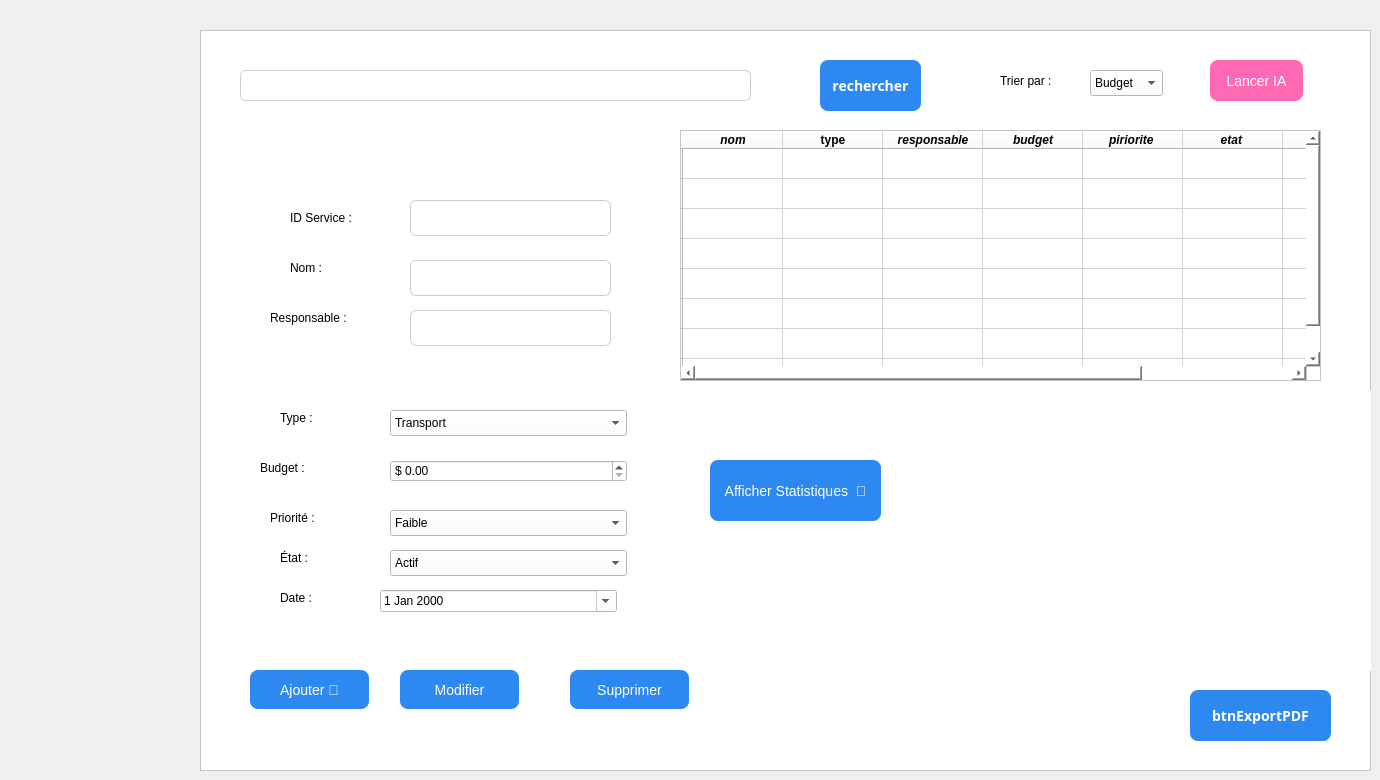
    <widget class="QWidget" name="page_6">
     <widget class="QFrame" name="frame_10">
      <property name="geometry">
       <rect>
        <x>200</x>
        <y>30</y>
        <width>1171</width>
        <height>741</height>
       </rect>
      </property>
      <property name="styleSheet">
       <string notr="true">background-color: rgb(255, 255, 255);</string>
      </property>
      <property name="frameShape">
       <enum>QFrame::Shape::StyledPanel</enum>
      </property>
      <property name="frameShadow">
       <enum>QFrame::Shadow::Raised</enum>
      </property>
      <widget class="QLabel" name="label_priority">
       <property name="geometry">
        <rect>
         <x>70</x>
         <y>470</y>
         <width>55</width>
         <height>35</height>
        </rect>
       </property>
       <property name="text">
        <string>Priorité :</string>
       </property>
      </widget>
      <widget class="QLabel" name="label_date">
       <property name="geometry">
        <rect>
         <x>80</x>
         <y>550</y>
         <width>39</width>
         <height>35</height>
        </rect>
       </property>
       <property name="text">
        <string>Date :</string>
       </property>
      </widget>
      <widget class="QPushButton" name="ajouterButton">
       <property name="geometry">
        <rect>
         <x>50</x>
         <y>640</y>
         <width>119</width>
         <height>39</height>
        </rect>
       </property>
       <property name="styleSheet">
        <string notr="true">QPushButton {
    background-color: #2D89EF;
    color: white;
    border-radius: 8px;
    padding: 10px;
    font-size: 14px;
}
QPushButton:hover {
    background-color: #1E5BB8;
}
QPushButton:pressed {
    background-color: #FFFFFF;
}</string>
       </property>
       <property name="text">
        <string>Ajouter 🥰</string>
       </property>
      </widget>
      <widget class="QLabel" name="label_resp">
       <property name="geometry">
        <rect>
         <x>70</x>
         <y>270</y>
         <width>91</width>
         <height>35</height>
        </rect>
       </property>
       <property name="text">
        <string>Responsable :</string>
       </property>
      </widget>
      <widget class="QLineEdit" name="lineEdit_responsable">
       <property name="geometry">
        <rect>
         <x>210</x>
         <y>280</y>
         <width>201</width>
         <height>36</height>
        </rect>
       </property>
       <property name="styleSheet">
        <string notr="true">
QLineEdit {
	
    border: 1px solid #ccc;
    border-radius: 6px;
    padding: 8px;
    font-size: 12px;
}
</string>
       </property>
      </widget>
      <widget class="QDateEdit" name="dateEdit_date">
       <property name="geometry">
        <rect>
         <x>180</x>
         <y>560</y>
         <width>237</width>
         <height>22</height>
        </rect>
       </property>
       <property name="styleSheet">
        <string notr="true">QPushButton {
    background-color: #2D89EF;
    color: white;
    border-radius: 8px;
    padding: 10px;
    font-size: 14px;
}
QPushButton:hover {
    background-color: #1E5BB8;
}
QPushButton:pressed {
    background-color: #FFFFFF;
}</string>
       </property>
       <property name="calendarPopup">
        <bool>true</bool>
       </property>
      </widget>
      <widget class="QComboBox" name="combo_priority">
       <property name="geometry">
        <rect>
         <x>190</x>
         <y>480</y>
         <width>237</width>
         <height>26</height>
        </rect>
       </property>
       <property name="styleSheet">
        <string notr="true">QPushButton {
    background-color: #2D89EF;
    color: white;
    border-radius: 8px;
    padding: 10px;
    font-size: 14px;
}
QPushButton:hover {
    background-color: #1E5BB8;
}
QPushButton:pressed {
    background-color: #FFFFFF;
}</string>
       </property>
       <item>
        <property name="text">
         <string>Faible</string>
        </property>
       </item>
       <item>
        <property name="text">
         <string>Moyen</string>
        </property>
       </item>
       <item>
        <property name="text">
         <string>Élevé</string>
        </property>
       </item>
      </widget>
      <widget class="QComboBox" name="combo_type">
       <property name="geometry">
        <rect>
         <x>190</x>
         <y>380</y>
         <width>237</width>
         <height>26</height>
        </rect>
       </property>
       <property name="styleSheet">
        <string notr="true">QLineEdit {
	background-color: rgb(0, 0, 0);
    border: 1px solid #ccc;
    border-radius: 6px;
    padding: 8px;
    font-size: 12px;
}
QLineEdit:focus {
    border: 1px solid #2D89EF;
    background-color: #FFFFFF;
}     QLineEdit {
	
    border: 1px solid #ccc;
    border-radius: 6px;
    padding: 8px;
    font-size: 12px;
}
</string>
       </property>
       <item>
        <property name="text">
         <string>Transport</string>
        </property>
       </item>
       <item>
        <property name="text">
         <string>Propreté</string>
        </property>
       </item>
       <item>
        <property name="text">
         <string>Éclairage</string>
        </property>
       </item>
       <item>
        <property name="text">
         <string>Eau</string>
        </property>
       </item>
       <item>
        <property name="text">
         <string>Santé</string>
        </property>
       </item>
       <item>
        <property name="text">
         <string>Sécurité</string>
        </property>
       </item>
      </widget>
      <widget class="QComboBox" name="combo_state">
       <property name="geometry">
        <rect>
         <x>190</x>
         <y>520</y>
         <width>237</width>
         <height>26</height>
        </rect>
       </property>
       <property name="styleSheet">
        <string notr="true">QPushButton {
    background-color: #2D89EF;
    color: white;
    border-radius: 8px;
    padding: 10px;
    font-size: 14px;
}
QPushButton:hover {
    background-color: #1E5BB8;
}
QPushButton:pressed {
    background-color: #FFFFFF;
}</string>
       </property>
       <item>
        <property name="text">
         <string>Actif</string>
        </property>
       </item>
       <item>
        <property name="text">
         <string>En attente</string>
        </property>
       </item>
       <item>
        <property name="text">
         <string>Suspendu</string>
        </property>
       </item>
      </widget>
      <widget class="QLabel" name="label_type">
       <property name="geometry">
        <rect>
         <x>80</x>
         <y>370</y>
         <width>38</width>
         <height>35</height>
        </rect>
       </property>
       <property name="text">
        <string>Type :</string>
       </property>
      </widget>
      <widget class="QLabel" name="label_budget">
       <property name="geometry">
        <rect>
         <x>60</x>
         <y>420</y>
         <width>55</width>
         <height>35</height>
        </rect>
       </property>
       <property name="text">
        <string>Budget :</string>
       </property>
      </widget>
      <widget class="QPushButton" name="supprimerButton">
       <property name="geometry">
        <rect>
         <x>370</x>
         <y>640</y>
         <width>119</width>
         <height>39</height>
        </rect>
       </property>
       <property name="styleSheet">
        <string notr="true">QPushButton {
    background-color: #2D89EF;
    color: white;
    border-radius: 8px;
    padding: 10px;
    font-size: 14px;
}
QPushButton:hover {
    background-color: #1E5BB8;
}
QPushButton:pressed {
    background-color: #FFFFFF;
}</string>
       </property>
       <property name="text">
        <string>Supprimer</string>
       </property>
      </widget>
      <widget class="QDoubleSpinBox" name="spin_budget">
       <property name="geometry">
        <rect>
         <x>190</x>
         <y>430</y>
         <width>237</width>
         <height>22</height>
        </rect>
       </property>
       <property name="styleSheet">
        <string notr="true">QLineEdit {
	background-color: rgb(0, 0, 0);
    border: 1px solid #ccc;
    border-radius: 6px;
    padding: 8px;
    font-size: 12px;
}
QLineEdit:focus {
    border: 1px solid #2D89EF;
    background-color: #FFFFFF;
}</string>
       </property>
       <property name="prefix">
        <string>$ </string>
       </property>
       <property name="maximum">
        <double>100000000.000000000000000</double>
       </property>
      </widget>
      <widget class="QLabel" name="label_state">
       <property name="geometry">
        <rect>
         <x>80</x>
         <y>510</y>
         <width>33</width>
         <height>35</height>
        </rect>
       </property>
       <property name="text">
        <string>État :</string>
       </property>
      </widget>
      <widget class="QLabel" name="label_id">
       <property name="geometry">
        <rect>
         <x>90</x>
         <y>170</y>
         <width>73</width>
         <height>35</height>
        </rect>
       </property>
       <property name="text">
        <string>ID Service :</string>
       </property>
      </widget>
      <widget class="QLineEdit" name="lineEdit_Nom">
       <property name="geometry">
        <rect>
         <x>210</x>
         <y>230</y>
         <width>201</width>
         <height>36</height>
        </rect>
       </property>
       <property name="styleSheet">
        <string notr="true">QLineEdit {
	
    border: 1px solid #ccc;
    border-radius: 6px;
    padding: 8px;
    font-size: 12px;
}
QLineEdit:focus {
    border: 1px solid #2D89EF;
    background-color: #FFFFFF;
}</string>
       </property>
      </widget>
      <widget class="QPushButton" name="modifierButton">
       <property name="geometry">
        <rect>
         <x>200</x>
         <y>640</y>
         <width>119</width>
         <height>39</height>
        </rect>
       </property>
       <property name="styleSheet">
        <string notr="true">QPushButton {
    background-color: #2D89EF;
    color: white;
    border-radius: 8px;
    padding: 10px;
    font-size: 14px;
}
QPushButton:hover {
    background-color: #1E5BB8;
}
QPushButton:pressed {
    background-color: #FFFFFF;
}</string>
       </property>
       <property name="text">
        <string>Modifier</string>
       </property>
      </widget>
      <widget class="QLabel" name="label_name">
       <property name="geometry">
        <rect>
         <x>90</x>
         <y>220</y>
         <width>40</width>
         <height>35</height>
        </rect>
       </property>
       <property name="text">
        <string>Nom :</string>
       </property>
      </widget>
      <widget class="QLineEdit" name="lineEdit_id">
       <property name="geometry">
        <rect>
         <x>210</x>
         <y>170</y>
         <width>201</width>
         <height>36</height>
        </rect>
       </property>
       <property name="minimumSize">
        <size>
         <width>8</width>
         <height>0</height>
        </size>
       </property>
       <property name="styleSheet">
        <string notr="true">QLineEdit {
	
    border: 1px solid #ccc;
    border-radius: 6px;
    padding: 8px;
    font-size: 12px;
}

QLineEdit:focus {
    border: 1px solid #2D89EF;
    background-color: #FFFFFF;
}
</string>
       </property>
      </widget>
      <widget class="QLineEdit" name="Rechercher_Service">
       <property name="geometry">
        <rect>
         <x>40</x>
         <y>40</y>
         <width>511</width>
         <height>31</height>
        </rect>
       </property>
       <property name="toolTip">
        <string>&lt;html&gt;&lt;head/&gt;&lt;body&gt;&lt;p align=&quot;center&quot;&gt;recherche un employée&lt;/p&gt;&lt;/body&gt;&lt;/html&gt;</string>
       </property>
       <property name="styleSheet">
        <string notr="true">QLineEdit {
	
    border: 1px solid #ccc;
    border-radius: 6px;
    padding: 8px;
    font-size: 12px;
}
QLineEdit:focus {
    border: 1px solid #2D89EF;
    background-color: #FFFFFF;
}</string>
       </property>
       <property name="text">
        <string/>
       </property>
      </widget>
      <widget class="QPushButton" name="Rechercher_Services">
       <property name="geometry">
        <rect>
         <x>620</x>
         <y>30</y>
         <width>101</width>
         <height>51</height>
        </rect>
       </property>
       <property name="font">
        <font>
         <family>Bahnschrift</family>
         <pointsize>-1</pointsize>
         <bold>true</bold>
        </font>
       </property>
       <property name="styleSheet">
        <string notr="true">QPushButton {
    background-color: #2D89EF;
    color: white;
    border-radius: 8px;
    padding: 10px;
    font-size: 14px;
}
QPushButton:hover {
    background-color: #1E5BB8;
}
QPushButton:pressed {
    background-color: #FFFFFF;
}</string>
       </property>
       <property name="text">
        <string>rechercher</string>
       </property>
      </widget>
      <widget class="QLabel" name="label_sort">
       <property name="geometry">
        <rect>
         <x>800</x>
         <y>30</y>
         <width>62</width>
         <height>41</height>
        </rect>
       </property>
       <property name="text">
        <string>Trier par :</string>
       </property>
      </widget>
      <widget class="QComboBox" name="combo_sort">
       <property name="geometry">
        <rect>
         <x>890</x>
         <y>40</y>
         <width>73</width>
         <height>26</height>
        </rect>
       </property>
       <property name="styleSheet">
        <string notr="true">QLineEdit {
	background-color: rgb(0, 0, 0);
    border: 1px solid #ccc;
    border-radius: 6px;
    padding: 8px;
    font-size: 12px;
}
QLineEdit:focus {
    border: 1px solid #2D89EF;
    background-color: #FFFFFF;
}</string>
       </property>
       <item>
        <property name="text">
         <string>Budget</string>
        </property>
       </item>
       <item>
        <property name="text">
         <string>Priorité</string>
        </property>
       </item>
       <item>
        <property name="text">
         <string>État</string>
        </property>
       </item>
      </widget>
      <widget class="QPushButton" name="btnIA">
       <property name="geometry">
        <rect>
         <x>1010</x>
         <y>30</y>
         <width>93</width>
         <height>41</height>
        </rect>
       </property>
       <property name="styleSheet">
        <string notr="true">QPushButton {
    background-color: rgb(255, 105, 180); /* rose vif */
    color: white;
    border-radius: 8px;
    padding: 10px;
    font-size: 14px;
}
</string>
       </property>
       <property name="text">
        <string>Lancer IA</string>
       </property>
      </widget>
      <widget class="QTableWidget" name="tableServices">
       <property name="geometry">
        <rect>
         <x>480</x>
         <y>100</y>
         <width>641</width>
         <height>251</height>
        </rect>
       </property>
       <property name="minimumSize">
        <size>
         <width>220</width>
         <height>50</height>
        </size>
       </property>
       <property name="autoFillBackground">
        <bool>true</bool>
       </property>
       <property name="styleSheet">
        <string notr="true"/>
       </property>
       <property name="rowCount">
        <number>8</number>
       </property>
       <property name="columnCount">
        <number>8</number>
       </property>
       <row>
        <property name="text">
         <string/>
        </property>
       </row>
       <row>
        <property name="text">
         <string/>
        </property>
       </row>
       <row>
        <property name="text">
         <string/>
        </property>
       </row>
       <row>
        <property name="text">
         <string/>
        </property>
       </row>
       <row>
        <property name="text">
         <string/>
        </property>
       </row>
       <row>
        <property name="text">
         <string/>
        </property>
       </row>
       <row>
        <property name="text">
         <string/>
        </property>
       </row>
       <row>
        <property name="text">
         <string/>
        </property>
       </row>
       <column>
        <property name="text">
         <string>nom</string>
        </property>
        <property name="font">
         <font>
          <pointsize>9</pointsize>
          <italic>true</italic>
          <bold>true</bold>
          <underline>false</underline>
          <strikeout>false</strikeout>
         </font>
        </property>
        <property name="background">
         <color>
          <red>255</red>
          <green>255</green>
          <blue>255</blue>
         </color>
        </property>
       </column>
       <column>
        <property name="text">
         <string>type</string>
        </property>
        <property name="font">
         <font>
          <bold>true</bold>
         </font>
        </property>
        <property name="background">
         <color alpha="114">
          <red>255</red>
          <green>255</green>
          <blue>255</blue>
         </color>
        </property>
       </column>
       <column>
        <property name="text">
         <string>responsable</string>
        </property>
        <property name="font">
         <font>
          <italic>true</italic>
          <bold>true</bold>
         </font>
        </property>
        <property name="background">
         <color alpha="114">
          <red>255</red>
          <green>255</green>
          <blue>255</blue>
         </color>
        </property>
       </column>
       <column>
        <property name="text">
         <string>budget</string>
        </property>
        <property name="font">
         <font>
          <italic>true</italic>
          <bold>true</bold>
         </font>
        </property>
        <property name="background">
         <color alpha="114">
          <red>255</red>
          <green>255</green>
          <blue>255</blue>
         </color>
        </property>
       </column>
       <column>
        <property name="text">
         <string>piriorite </string>
        </property>
        <property name="font">
         <font>
          <italic>true</italic>
          <bold>true</bold>
         </font>
        </property>
        <property name="background">
         <color alpha="114">
          <red>255</red>
          <green>255</green>
          <blue>255</blue>
         </color>
        </property>
       </column>
       <column>
        <property name="text">
         <string>etat </string>
        </property>
        <property name="font">
         <font>
          <italic>true</italic>
          <bold>true</bold>
         </font>
        </property>
        <property name="background">
         <color alpha="114">
          <red>255</red>
          <green>255</green>
          <blue>255</blue>
         </color>
        </property>
       </column>
       <column>
        <property name="text">
         <string>id</string>
        </property>
        <property name="font">
         <font>
          <italic>true</italic>
          <bold>true</bold>
         </font>
        </property>
        <property name="background">
         <color alpha="0">
          <red>255</red>
          <green>255</green>
          <blue>255</blue>
         </color>
        </property>
       </column>
       <column>
        <property name="text">
         <string>date</string>
        </property>
       </column>
       <item row="0" column="0">
        <property name="text">
         <string/>
        </property>
        <property name="font">
         <font>
          <pointsize>23</pointsize>
         </font>
        </property>
       </item>
      </widget>
      <widget class="QWidget" name="widget" native="true">
       <property name="geometry">
        <rect>
         <x>500</x>
         <y>360</y>
         <width>1011</width>
         <height>281</height>
        </rect>
       </property>
       <widget class="QWidget" name="verticalLayoutWidget">
        <property name="geometry">
         <rect>
          <x>190</x>
          <y>20</y>
          <width>451</width>
          <height>241</height>
         </rect>
        </property>
        <layout class="QVBoxLayout" name="verticalLayout_Service"/>
       </widget>
       <widget class="QPushButton" name="btnStats">
        <property name="geometry">
         <rect>
          <x>10</x>
          <y>70</y>
          <width>171</width>
          <height>61</height>
         </rect>
        </property>
        <property name="styleSheet">
         <string notr="true">QPushButton {
    background-color: #2D89EF;
    color: white;
    border-radius: 8px;
    padding: 10px;
    font-size: 14px;
}
QPushButton:hover {
    background-color: #1E5BB8;
}
QPushButton:pressed {
    background-color: #FFFFFF;
}</string>
        </property>
        <property name="text">
         <string>Afficher Statistiques  🌸</string>
        </property>
       </widget>
      </widget>
      <widget class="QPushButton" name="btnExportPDF_Services">
       <property name="geometry">
        <rect>
         <x>990</x>
         <y>660</y>
         <width>141</width>
         <height>51</height>
        </rect>
       </property>
       <property name="font">
        <font>
         <family>Bahnschrift</family>
         <pointsize>-1</pointsize>
         <bold>true</bold>
        </font>
       </property>
       <property name="styleSheet">
        <string notr="true">QPushButton {
    background-color: #2D89EF;
    color: white;
    border-radius: 8px;
    padding: 10px;
    font-size: 14px;
}
QPushButton:hover {
    background-color: #1E5BB8;
}
QPushButton:pressed {
    background-color: #FFFFFF;
}</string>
       </property>
       <property name="text">
        <string>btnExportPDF</string>
       </property>
      </widget>
     </widget>
    </widget>
